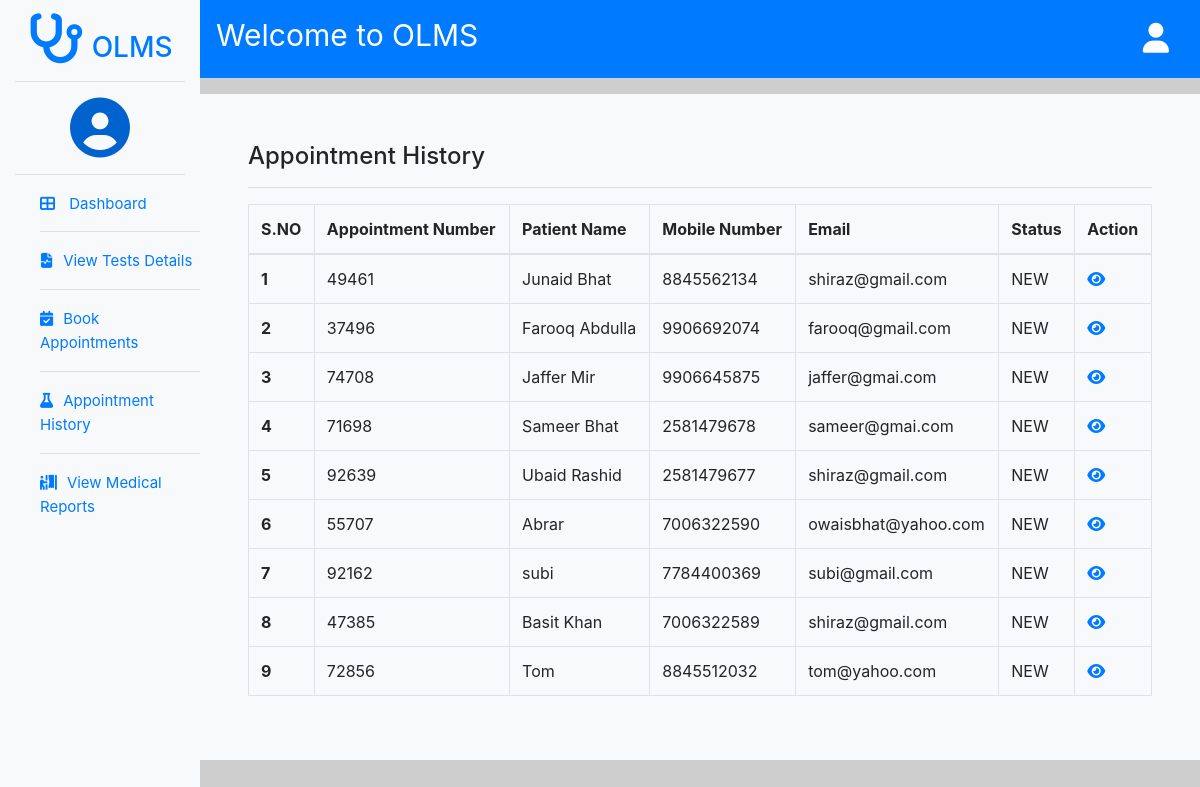
The page /userside/appointment-history/3/ on the database as committed earlier.
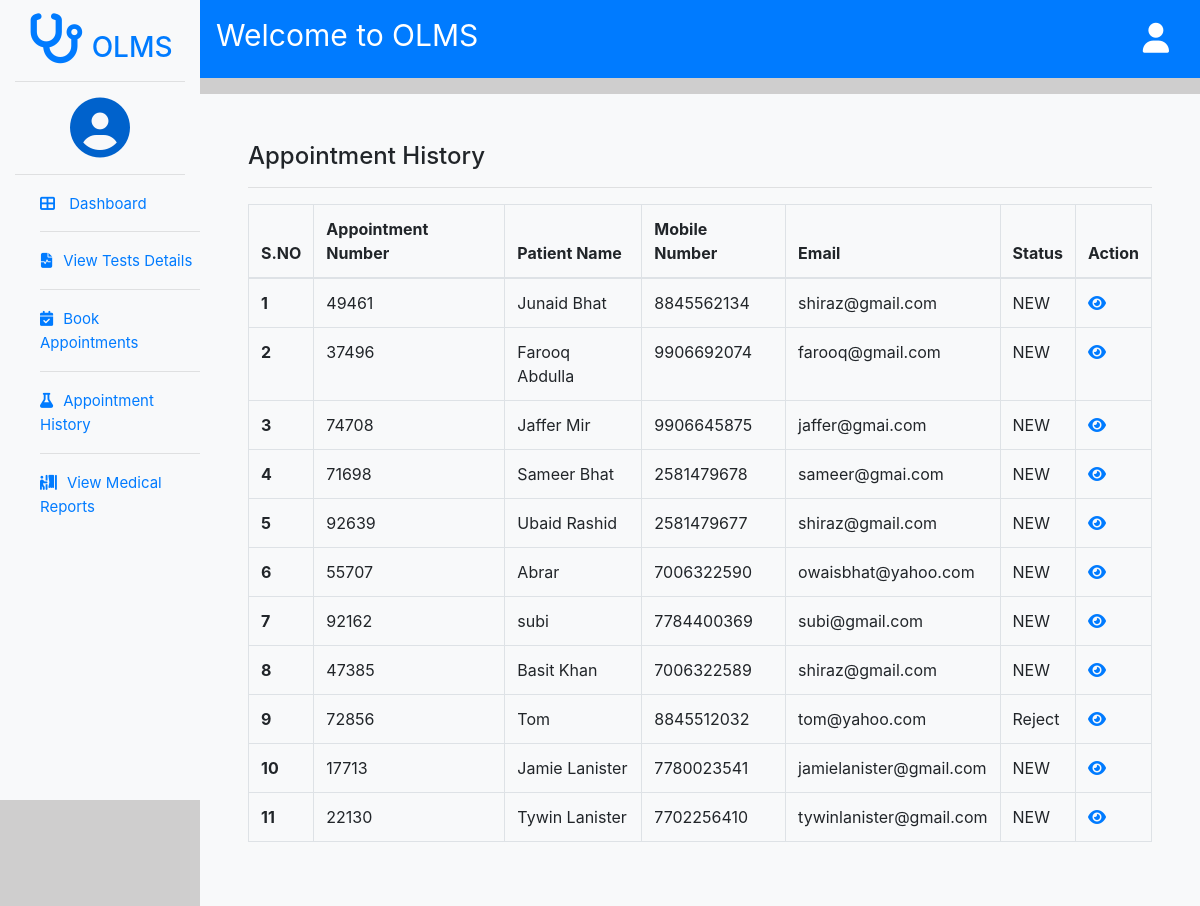
The same page on the database as committed later.
### users/models.py (models this page shows, shortened)
class appointment(models.Model):
    user_id = models.ForeignKey(enduser,on_delete=models.CASCADE)
    appointmentno = models.CharField(max_length=100, unique=True)
    patientname =models.CharField(max_length=30)
    gender = models.CharField(max_length=10)
    address= models.CharField(max_length=200, default='NA')
    dateofbirth = models.DateField()
    mobile = models.IntegerField(unique=True)
    email= models.CharField(max_length=100)
    appointmentdate = models.DateField(default=date.today)
    appointmenttime = models.DateTimeField(default=timezone.now)
    prescription= models.FileField(blank=True, null=True)

class appointmentstatus(models.Model):
    appointment = models.ForeignKey(appointment, on_delete=models.CASCADE)
    status = models.CharField(max_length=50, default='NEW')
    comment = models.CharField(max_length=100, default='Yet to Review')
    def __str__(self):
        return self.status

### users/views.py (the view)
# urls.py: path("userside/appointment-history/<int:userid>/", views.appointmenthistory, name='apt-history'),
def appointmenthistory(request,userid):
    history=appointment.objects.filter(user_id=userid)
    status=appointmentstatus.objects.filter(appointment__user_id=userid)
    mylist = zip(history,status)
    return render(request,'appointment-history.html',{'context':mylist})

### templates/appointment-history.html (shortened to what this page needs)
{% extends 'userbase.html' %}
{% block body %}
<div class="container  bg-light p-5 mt-3">
  <div class="row">
    <div class="col-lg-12">
      <h4>Appointment History</h4>
      <hr>
      <table class="table table-bordered">
        <thead>
          <tr>
            <th scope="col">S.NO</th>
            <th scope="col">Appointment Number</th>
            <th scope="col">Patient Name</th>
            <th scope="col">Mobile Number</th>
            <th scope="col">Email</th>
            <th scope="col">Status</th>
            <th scope="col">Action</th>
          </tr>
        </thead>
        <tbody>
        <tbody>
          {% for history,status in context%}
          <tr>
            <th scope="row">{{forloop.counter}}</th>
            <td>{{history.appointmentno}}</td>
            <td>{{ history.patientname }}</td>
            <td>{{ history.mobile }}</td>
            <td>{{ history.email }}</td>
            <td>{{ status }}</td>
            <td><a href="{% url 'view-apt' request.session.userid history.appointmentno %}"><i class="fas fa-eye"></i></a></td>
          </tr>
          {% endfor %}
        </tbody>
        </tbody>
      </table>
    </div>
  </div>
</div>
{% endblock body %}

Rows that differ between the two databases and show on the page:
changed through a linked row, appointment "Tom": status "NEW" → "Reject"
added appointment: appointmentno "17713", patientname "Jamie Lanister", mobile "7780023541", email "jamielanister@gmail.com", status "NEW"
added appointment: appointmentno "22130", patientname "Tywin Lanister", mobile "7702256410", email "tywinlanister@gmail.com", status "NEW"
